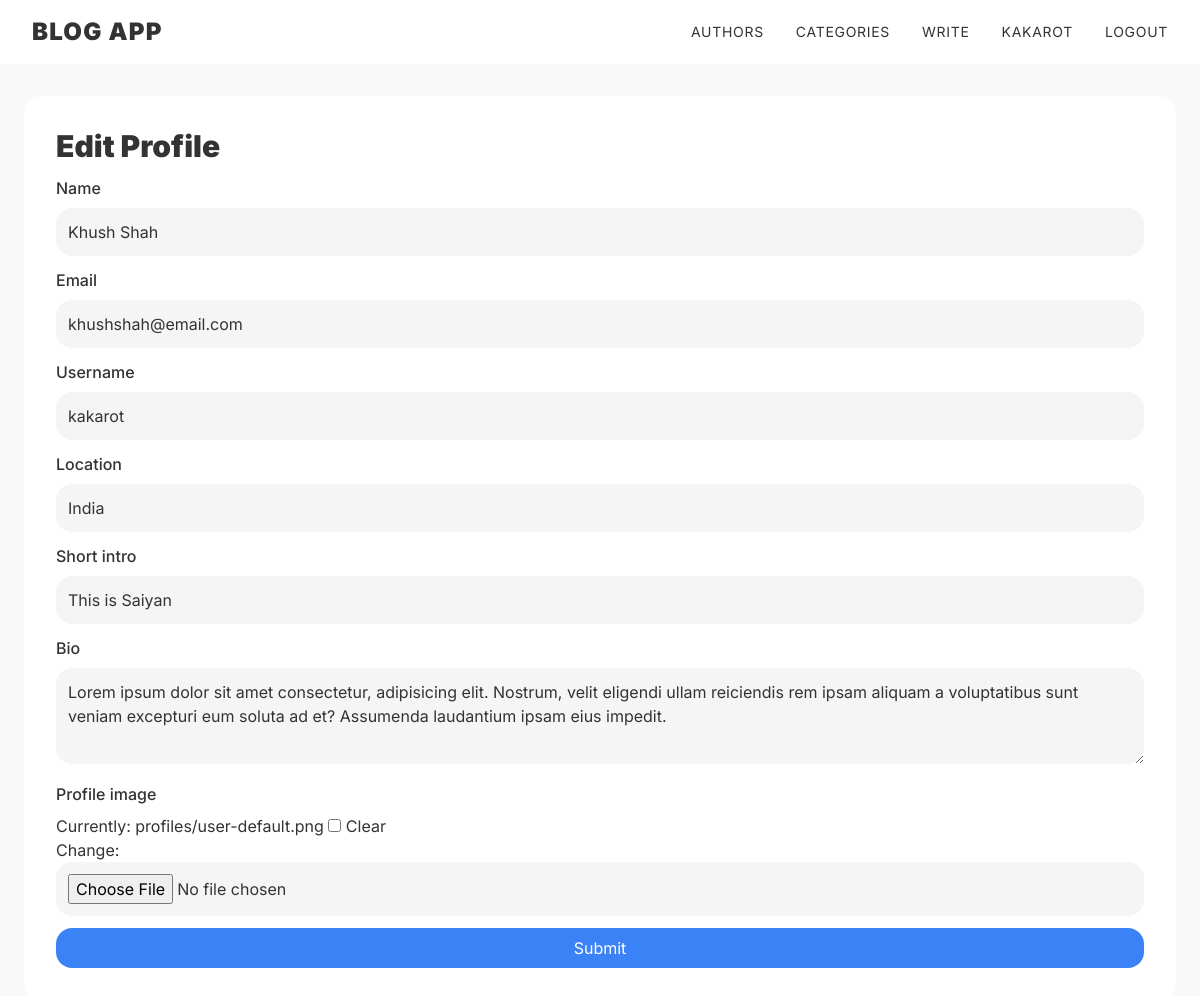
Screenshot of /authors/edit-account/ (signed in) with the database file from the repository.
### users/models.py (models this page shows, shortened)
class Profile(models.Model):
    user = models.OneToOneField(User, on_delete=models.CASCADE, null=True, blank=True)
    name = models.CharField(max_length=200, null=True, blank=True)
    email = models.EmailField(max_length=500, null=True, blank=True)
    username = models.CharField(max_length=200, null=True, blank=True)
    location = models.CharField(max_length=200, null=True, blank=True)
    short_intro = models.CharField(max_length=200, null=True, blank=True)
    bio = models.TextField(null=True, blank=True)
    profile_image = models.ImageField(null=True, blank=True, upload_to='profiles/', default='profiles/user-default.png')
    created = models.DateTimeField(auto_now_add=True)
    id = models.UUIDField(default=uuid.uuid4, unique=True, primary_key=True, editable=False)

### users/views.py (the view)
# urls.py: path('edit-account/', views.editAccount, name = "edit-account"),
@login_required(login_url="login")
def editAccount(request):
    profile = request.user.profile
    form = ProfileForm(instance=profile)
    if request.method == 'POST':
        form = ProfileForm(request.POST, request.FILES, instance=profile)
        if form.is_valid():
            form.save()
            return redirect('account')
    context = {
        "form": form
    }
    return render(request, 'users/profile_form.html', context)

### users/templates/users/profile_form.html (shortened to what this page needs)
{% extends 'main.html' %}
{% block content %}
    <div class="mx-auto mt-8">
        <div class="bg-white rounded-2xl p-8">
            <h1 class="text-3xl mb-3 font-black">Edit Profile</h1>
            <form method="POST" action="{% url 'edit-account' %}" enctype="multipart/form-data">
                {% for field in form %}
                    <div class="mb-3">
                        <div class="mb-2 font-medium">
                            {{ field.label }}
                        </div>
                        {{ field }}
                    </div>
                {% endfor %}
                <input class="w-full bg-blue-500 text-white rounded-2xl p-2" type="submit">
            </form>
        </div>
    </div>
{% endblock content %}

### templates/navbar.html (shortened to what this page needs)
<nav class="bg-white text-[#333333]">
    <div class="py-4 lg:px-8 px-4 max-w-[1280px] h-16 m-auto flex items-center justify-between">
        <div>
            <h1 class="lg:text-2xl text-xl uppercase tracking-wider cursor-pointer font-black">
                <a href="{% url 'blogs' %}">Blog App</a>
            </h1>
        </div>
        <div class="flex lg:gap-8 gap-6 uppercase text-sm tracking-wider cursor-pointer items-center" id="navItems">
            <span class="group">
                <a href="{% url 'profiles' %}">Authors</a>
            </span>
            <span class="group">
                <a href="{% url 'categories' %}">Categories</a>
            </span>
            {% if request.user.is_authenticated %}
            <span class="group">
                <a href="{% url 'create-blog' %}">Write</a>
            </span>
            <span class="group">
                <a href="{% url 'account' %}">{{ request.user.username }}</a>
            </span>
            <span class="group">
                <a href="{% url 'logout' %}">Logout</a>
            </span>
            {% endif %}
        </div>
    </div>
</nav>

### static/styles/main.css (style rules this page uses)
html, :host { line-height: 1.5; -webkit-text-size-adjust: 100%; -moz-tab-size: 4; -o-tab-size: 4; tab-size: 4; font-family: ui-sans-serif, system-ui, sans-serif, "Apple Color Emoji", "Segoe UI Emoji", "Segoe UI Symbol", "Noto Color Emoji"; font-feature-settings: normal; font-variation-settings: normal; -webkit-tap-highlight-color: transparent; }
body { margin: 0; line-height: inherit; }
h1, h2, h3, h4, h5, h6 { font-size: inherit; font-weight: inherit; }
a { color: inherit; text-decoration: inherit; }
button, input, optgroup, select, textarea { font-family: inherit; font-feature-settings: inherit; font-variation-settings: inherit; font-size: 100%; font-weight: inherit; line-height: inherit; letter-spacing: inherit; color: inherit; margin: 0; padding: 0; }
button, input:where([type='button']), input:where([type='reset']), input:where([type='submit']) { -webkit-appearance: button; background-color: transparent; background-image: none; }
blockquote, dl, dd, h1, h2, h3, h4, h5, h6, hr, figure, p, pre { margin: 0; }
textarea { resize: vertical; }
input::placeholder, textarea::placeholder { opacity: 1; color: #9ca3af; }
.m-auto { margin: auto; }
.mx-auto { margin-left: auto; margin-right: auto; }
.mb-2 { margin-bottom: 0.5rem; }
.mb-3 { margin-bottom: 0.75rem; }
.mt-8 { margin-top: 2rem; }
.flex { display: flex; }
.h-16 { height: 4rem; }
.w-full { width: 100%; }
.max-w-\[1280px\] { max-width: 1280px; }
.cursor-pointer { cursor: pointer; }
.items-center { align-items: center; }
.justify-between { justify-content: space-between; }
.gap-6 { gap: 1.5rem; }
.rounded-2xl { border-radius: 1rem; }
.bg-\[\#F5F5F5\] { --tw-bg-opacity: 1; background-color: rgb(245 245 245 / var(--tw-bg-opacity)); }
.bg-\[\#F9F9F9\] { --tw-bg-opacity: 1; background-color: rgb(249 249 249 / var(--tw-bg-opacity)); }
.bg-blue-500 { --tw-bg-opacity: 1; background-color: rgb(59 130 246 / var(--tw-bg-opacity)); }
.bg-white { --tw-bg-opacity: 1; background-color: rgb(255 255 255 / var(--tw-bg-opacity)); }
.p-2 { padding: 0.5rem; }
.p-3 { padding: 0.75rem; }
.p-8 { padding: 2rem; }
.px-4 { padding-left: 1rem; padding-right: 1rem; }
.py-4 { padding-top: 1rem; padding-bottom: 1rem; }
.font-\[\'Inter\'\] { font-family: 'Inter'; }
.text-3xl { font-size: 1.875rem; line-height: 2.25rem; }
.text-sm { font-size: 0.875rem; line-height: 1.25rem; }
.text-xl { font-size: 1.25rem; line-height: 1.75rem; }
.font-black { font-weight: 900; }
.font-medium { font-weight: 500; }
.uppercase { text-transform: uppercase; }
.tracking-wider { letter-spacing: 0.05em; }
.text-\[\#333333\] { --tw-text-opacity: 1; color: rgb(51 51 51 / var(--tw-text-opacity)); }
.text-white { --tw-text-opacity: 1; color: rgb(255 255 255 / var(--tw-text-opacity)); }
@media (min-width: 1024px) { .lg\:gap-8 { gap: 2rem; } }
@media (min-width: 1024px) { .lg\:px-8 { padding-left: 2rem; padding-right: 2rem; } }
@media (min-width: 1024px) { .lg\:text-2xl { font-size: 1.5rem; line-height: 2rem; } }

### rows the page displays
Profile: form "Khush Shah" "khushshah@email.com" "kakarot" "India" "This is Saiyan" "Lorem ipsum dolor sit amet consectetur, adipisicing elit. Nostrum, velit eligendi ullam reiciendis rem ipsam aliquam a voluptatibus sunt veniam excepturi eum soluta ad et? Assumenda laudantium ipsam eius impedit."

### other values shown
{{ request.user.username }} "KAKAROT"
{{ field.label }} "Name" "Email" "Username" "Location" "Short intro" "Bio" "Profile image"
